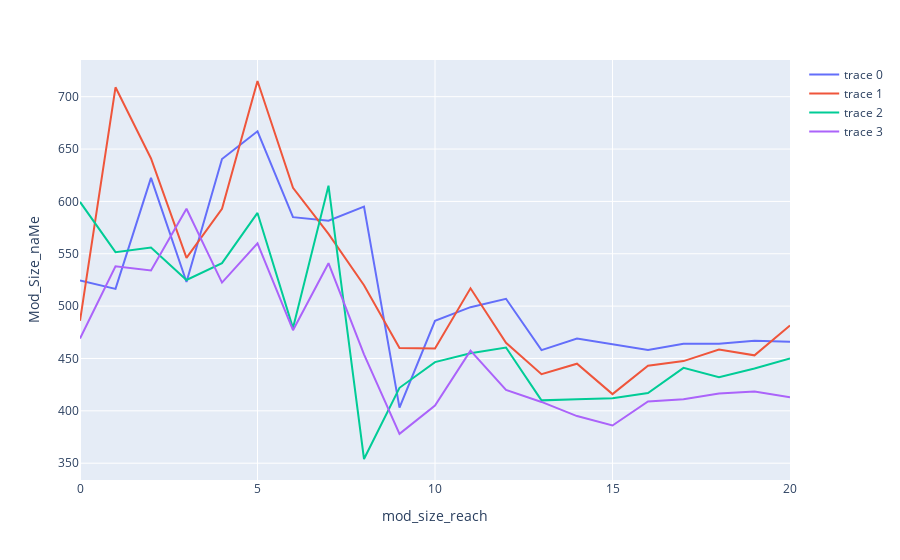
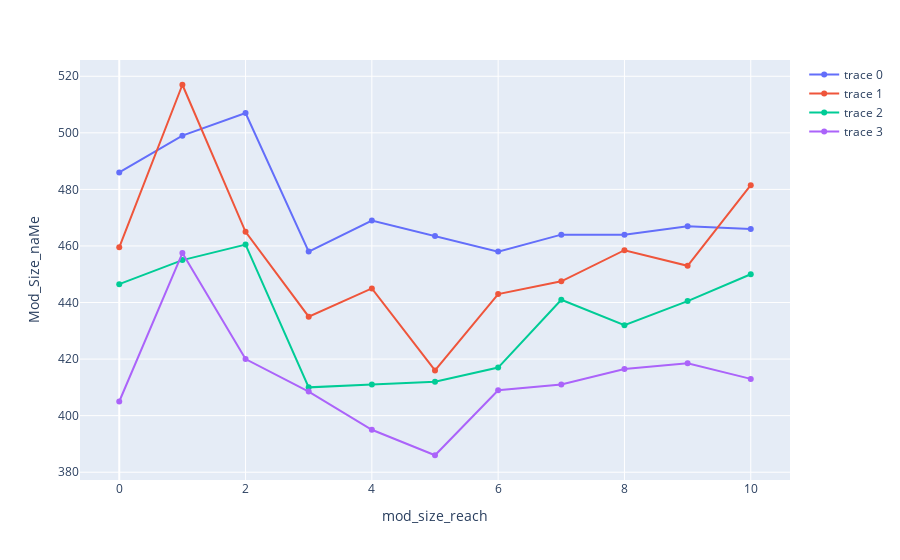

Notebook source saved alongside these figures, in order:
### Code cell
XS = [xs02,xs03,xs04,xs05,xs06,xs07,xs08,xs09,xs10,xs11,xs12,xs13,xs14,xs15,xs16,xs17,xs18,xs19,xs20,xs21,xs22]
print(XS)
S = [s02,s03,s04,s05,s06,s07,s08,s09,s10,s11,s12,s13,s14,s15,s16,s17,s18,s19,s20,s21,s22]
print(S)
M = [m02,m03,m04,m05,m06,m07,m08,m09,m10,m11,m12,m13,m14,m15,m16,m17,m18,m19,m20,m21,m22]
print(M)
L = [l02,l03,l04,l05,l06,l07,l08,l09,l10,l11,l12,l13,l14,l15,l16,l17,l18,l19,l20,l21,l22]
print(L)
XL = [xl02,xl03,xl04,xl05,xl06,xl07,xl08,xl09,xl10,xl11,xl12,xl13,xl14,xl15,xl16,xl17,xl18,xl19,xl20,xl21,xl22]
print(XL)

fig.data = []
fig.add_trace(go.Scatter(y=XL))
fig.add_trace(go.Scatter(y=L))
fig.add_trace(go.Scatter(y=M))
fig.add_trace(go.Scatter(y=S))
fig.show()

XS = [xs12,xs13,xs14,xs15,xs16,xs17,xs18,xs19,xs20,xs21,xs22]
print(XS)
S = [s12,s13,s14,s15,s16,s17,s18,s19,s20,s21,s22]
print(S)
M = [m12,m13,m14,m15,m16,m17,m18,m19,m20,m21,m22]
print(M)
L = [l12,l13,l14,l15,l16,l17,l18,l19,l20,l21,l22]
print(L)
XL = [xl12,xl13,xl14,xl15,xl16,xl17,xl18,xl19,xl20,xl21,xl22]
print(XL)

fig.data = []
fig.add_trace(go.Scatter(y=XL))
fig.add_trace(go.Scatter(y=L))
fig.add_trace(go.Scatter(y=M))
fig.add_trace(go.Scatter(y=S))
fig.show()

### Figure 1 — Plotly figure (JSON) as saved in the notebook; plotly's stock layout.template omitted (floating-point values rounded to 4 significant figures)
{"data": [{"type": "scatter", "y": [524.5, 516.5, 622.5, 523, 640.5, 667, 585, 581.5, 595, 403, 486, 499, 507, 458, 469, 463.5, 458, 464, 464, 467, 466]}, {"type": "scatter", "y": [486, 709, 641, 546, 593, 715, 613, 569, 520, 460, 459.5, 517, 465, 435, 445, 416, 443, 447.5, 458.5, 453, 481.5]}, {"type": "scatter", "y": [599.5, 551.5, 556, 525, 541, 589, 479, 615, 354, 422, 446.5, 455, 460.5, 410, 411, 412, 417, 441, 432, 440.5, 450]}, {"type": "scatter", "y": [469, 538, 534, 593, 522.5, 560, 477, 541, 454, 378, 405, 457.5, 420, 408.5, 395, 386, 409, 411, 416.5, 418.5, 413]}], "layout": {"coloraxis": {"colorbar": {"title": {"text": "mod_year"}}, "colorscale": [[0, "#0d0887"], [0.1111, "#46039f"], [0.2222, "#7201a8"], [0.3333, "#9c179e"], [0.4444, "#bd3786"], [0.5556, "#d8576b"], [0.6667, "#ed7953"], [0.7778, "#fb9f3a"], [0.8889, "#fdca26"], [1, "#f0f921"]]}, "legend": {"tracegroupgap": 0}, "margin": {"t": 60}, "xaxis": {"anchor": "y", "domain": [0, 1], "title": {"text": "mod_size_reach"}}, "yaxis": {"anchor": "x", "domain": [0, 1], "title": {"text": "Mod_Size_naMe"}}}}

### Figure 2 — Plotly figure (JSON) as saved in the notebook; plotly's stock layout.template omitted (floating-point values rounded to 4 significant figures)
{"data": [{"type": "scatter", "y": [486, 499, 507, 458, 469, 463.5, 458, 464, 464, 467, 466]}, {"type": "scatter", "y": [459.5, 517, 465, 435, 445, 416, 443, 447.5, 458.5, 453, 481.5]}, {"type": "scatter", "y": [446.5, 455, 460.5, 410, 411, 412, 417, 441, 432, 440.5, 450]}, {"type": "scatter", "y": [405, 457.5, 420, 408.5, 395, 386, 409, 411, 416.5, 418.5, 413]}], "layout": {"coloraxis": {"colorbar": {"title": {"text": "mod_year"}}, "colorscale": [[0, "#0d0887"], [0.1111, "#46039f"], [0.2222, "#7201a8"], [0.3333, "#9c179e"], [0.4444, "#bd3786"], [0.5556, "#d8576b"], [0.6667, "#ed7953"], [0.7778, "#fb9f3a"], [0.8889, "#fdca26"], [1, "#f0f921"]]}, "legend": {"tracegroupgap": 0}, "margin": {"t": 60}, "xaxis": {"anchor": "y", "domain": [0, 1], "title": {"text": "mod_size_reach"}}, "yaxis": {"anchor": "x", "domain": [0, 1], "title": {"text": "Mod_Size_naMe"}}}}
